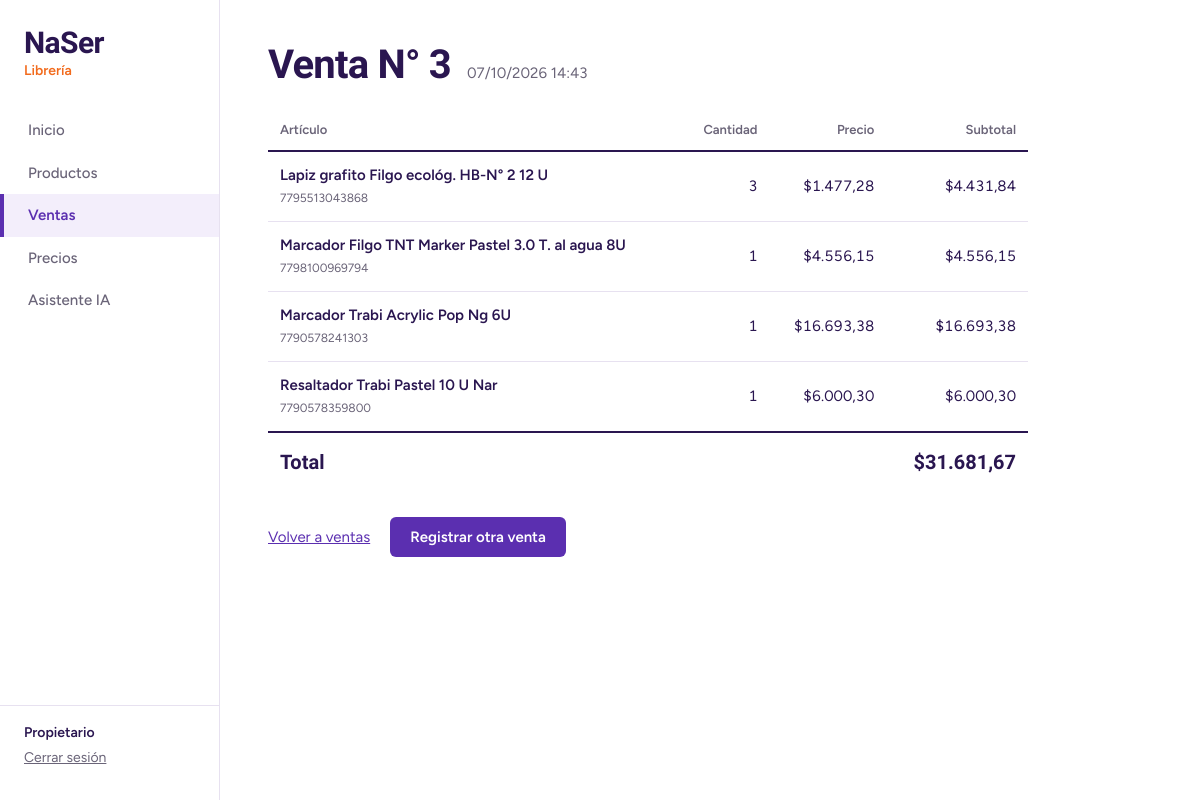
Page /ventas/ver?id=3 (signed in) on the committed database.
### tables this page shows
CREATE TABLE ventas (
  id INT AUTO_INCREMENT PRIMARY KEY,
  fecha DATETIME NOT NULL,
  total DECIMAL(12,2) NOT NULL,
  usuario_id INT NOT NULL,
  FOREIGN KEY (usuario_id) REFERENCES usuarios(id)
);

CREATE TABLE detalle_venta (
  id INT AUTO_INCREMENT PRIMARY KEY,
  venta_id INT NOT NULL,
  producto_id INT NOT NULL,
  cantidad INT NOT NULL,
  precio_unitario DECIMAL(12,2) NOT NULL,
  FOREIGN KEY (venta_id) REFERENCES ventas(id),
  FOREIGN KEY (producto_id) REFERENCES productos(id)
);

CREATE TABLE productos (
  id INT AUTO_INCREMENT PRIMARY KEY,
  codigo VARCHAR(20) NOT NULL UNIQUE,
  nombre VARCHAR(150) NOT NULL,
  rubro_id INT NOT NULL,
  precio_sin_iva DECIMAL(12,2) NOT NULL,
  precio_con_iva DECIMAL(12,2) NOT NULL,
  stock INT NOT NULL DEFAULT 0,
  stock_minimo INT NOT NULL DEFAULT 0,
  FOREIGN KEY (rubro_id) REFERENCES rubros(id)
);

### core/Controller.php (called while the page is built, shortened)
<?php
class Controller
{
    protected function vista(string $nombre, array $datos = []): void
    {
        require __DIR__ . '/../app/views/layout.php';
    }
}

### app/controllers/VentaController.php (called while the page is built, shortened)
<?php
class VentaController extends Controller
{
    public function ver(): void
    {
        $venta = Venta::buscar((int) ($_GET['id'] ?? 0));
        $this->vista('ventas/ver', [
            'titulo'  => 'Venta N° ' . $venta['id'],
            'seccion' => 'ventas',
            'venta'   => $venta,
            'detalle' => Venta::detalle((int) $venta['id']),
            'recien'  => isset($_GET['nueva']),
        ]);
    }
}

### public/index.php (called while the page is built, shortened)
<?php
spl_autoload_register(function ($clase) {
    foreach (['core', 'app/models', 'app/controllers'] as $carpeta) {
        $archivo = __DIR__ . "/../$carpeta/$clase.php";
        if (file_exists($archivo)) {
            return;
        }
    }
});
$rutas = [
    'GET /login'        => ['AuthController', 'formulario'],
    'POST /login'       => ['AuthController', 'ingresar'],
    'POST /logout'      => ['AuthController', 'salir'],
    'GET /'             => ['InicioController', 'index'],
    'GET /productos'    => ['ProductoController', 'index'],
    'GET /ventas'       => ['VentaController', 'index'],
    'GET /ventas/nueva' => ['VentaController', 'nueva'],
    'POST /ventas'      => ['VentaController', 'guardar'],
    'GET /ventas/ver'   => ['VentaController', 'ver'],
    'GET /precios'              => ['PrecioController', 'index'],
    'POST /precios/revisar'     => ['PrecioController', 'revisar'],
    'POST /precios/aplicar'     => ['PrecioController', 'aplicar'],
    'GET /api/precios/cambios'  => ['ApiController', 'cambiosDePrecios'],
    'GET /asistente'            => ['AsistenteController', 'index'],
    'POST /asistente/preguntar' => ['AsistenteController', 'preguntar'],
    'GET /api/productos'           => ['ApiController', 'productos'],
    'GET /api/productos/ver'       => ['ApiController', 'producto'],
    'GET /api/productos/reponer'   => ['ApiController', 'reponer'],
    'GET /api/ventas/resumen'      => ['ApiController', 'ventasResumen'],
    'GET /api/ventas/mas-vendidos' => ['ApiController', 'masVendidos'],
];
$metodo = $_SERVER['REQUEST_METHOD'];
$ruta = rtrim(parse_url($_SERVER['REQUEST_URI'], PHP_URL_PATH), '/') ?: '/';
$clave = "$metodo $ruta";
[$controlador, $accion] = $rutas[$clave];
(new $controlador())->$accion();

### core/Database.php (called while the page is built)
<?php
class Database
{
    private static ?PDO $conexion = null;
    public static function conectar(): PDO
    {
        if (self::$conexion === null) {
            $config = require __DIR__ . '/../config/config.php';
            $db = $config['db'];
            $dsn = "mysql:host={$db['host']};port={$db['port']};dbname={$db['name']};charset=utf8mb4";
            self::$conexion = new PDO($dsn, $db['user'], $db['pass'], [
                PDO::ATTR_ERRMODE => PDO::ERRMODE_EXCEPTION,
                PDO::ATTR_DEFAULT_FETCH_MODE => PDO::FETCH_ASSOC,
            ]);
        }
        return self::$conexion;
    }
}

### app/models/Venta.php (called while the page is built, shortened)
<?php
class Venta
{
    public static function buscar(int $id): ?array
    {
        $consulta = Database::conectar()->prepare('SELECT * FROM ventas WHERE id = :id');
        $consulta->execute(['id' => $id]);
        return $consulta->fetch() ?: null;
    }
    public static function detalle(int $ventaId): array
    {
        $sql = 'SELECT d.cantidad, d.precio_unitario, p.nombre, p.codigo
                FROM detalle_venta d
                JOIN productos p ON p.id = d.producto_id
                WHERE d.venta_id = :id
                ORDER BY p.nombre';
        $consulta = Database::conectar()->prepare($sql);
        $consulta->execute(['id' => $ventaId]);
        return $consulta->fetchAll();
    }
}

### app/views/ventas/ver.php (the view, shortened to what this page needs)
<header class="encabezado">
    <h1>Venta N° <?= $venta['id'] ?></h1>
    <p><?= date('d/m/Y H:i', strtotime($venta['fecha'])) ?></p>
</header>
<div class="tabla-marco angosta">
<table class="tabla">
    <thead>
        <tr>
            <th>Artículo</th>
            <th class="num">Cantidad</th>
            <th class="num">Precio</th>
            <th class="num">Subtotal</th>
        </tr>
    </thead>
    <tbody>
        <?php foreach ($detalle as $d): ?>
            <tr>
                <td>
                    <strong><?= htmlspecialchars($d['nombre']) ?></strong>
                    <span class="codigo"><?= htmlspecialchars($d['codigo']) ?></span>
                </td>
                <td class="num"><?= $d['cantidad'] ?></td>
                <td class="num">$<?= number_format($d['precio_unitario'], 2, ',', '.') ?></td>
                <td class="num">$<?= number_format($d['cantidad'] * $d['precio_unitario'], 2, ',', '.') ?></td>
            </tr>
        <?php endforeach; ?>
    </tbody>
    <tfoot>
        <tr>
            <td colspan="3">Total</td>
            <td class="num">$<?= number_format($venta['total'], 2, ',', '.') ?></td>
        </tr>
    </tfoot>
</table>
</div>
<p class="acciones"><a href="/ventas">Volver a ventas</a> <a class="boton" href="/ventas/nueva">Registrar otra venta</a></p>

### public/css/estilos.css (style rules this page uses)
:root { --tinta: #2a1650; --violeta: #5b2fb0; --lila: #f3eefb; --naranja: #f26b1d; --naranja-suave: #fff1e6; --gris: #6a6478; --linea: #e7e1f0; --titulos: "Bricolage Grotesque", "Trebuchet MS", sans-serif; --texto: "Figtree", system-ui, sans-serif; }
* { box-sizing: border-box; }
body { margin: 0; display: grid; grid-template-columns: 220px 1fr; min-height: 100vh; background: #fff; color: var(--tinta); font-family: var(--texto); font-size: 15px; line-height: 1.5; }
a { color: var(--violeta); }
h1 { font-family: var(--titulos); font-weight: 700; letter-spacing: -0.02em; line-height: 1.05; margin: 0; }
.encabezado { display: flex; align-items: baseline; gap: 16px; }
.encabezado h1 { font-size: 40px; }
.encabezado p { margin: 0; color: var(--gris); }
.tabla-marco { overflow-x: auto; }
.tabla { width: 100%; border-collapse: collapse; }
.tabla th { text-align: left; font-weight: 600; font-size: 13px; color: var(--gris); padding: 10px 12px; border-bottom: 2px solid var(--tinta); white-space: nowrap; }
.tabla td { padding: 12px; border-bottom: 1px solid var(--linea); vertical-align: middle; }
.tabla strong { font-weight: 600; display: block; }
.tabla .codigo { color: var(--gris); font-size: 12px; }
.tabla .num { text-align: right; font-variant-numeric: tabular-nums; white-space: nowrap; }
.boton { font: inherit; font-weight: 600; display: inline-block; padding: 9px 20px; background: var(--violeta); color: #fff; border: 0; border-radius: 6px; text-decoration: none; cursor: pointer; }
.encabezado { margin-bottom: 24px; }
.angosta { max-width: 760px; }
.tabla tfoot td { border-bottom: 0; border-top: 2px solid var(--tinta); font-family: var(--titulos); font-weight: 700; font-size: 20px; padding-top: 14px; }
.acciones { display: flex; align-items: center; gap: 20px; margin-top: 28px; }

### rows in the picture
ventas: id "3", fecha "07/10/2026 14:43", total "31.681,67"
detalle_venta: producto.nombre "Lapiz grafito Filgo ecológ. HB-N° 2 12 U", producto.codigo "7795513043868", cantidad "3", precio_unitario "1.477,28", $d['cantidad'] * $d['precio_unitario'] "4.431,84"
detalle_venta: producto.nombre "Marcador Filgo TNT Marker Pastel 3.0 T. al agua 8U", producto.codigo "7798100969794", cantidad "1", precio_unitario "4.556,15", $d['cantidad'] * $d['precio_unitario'] "4.556,15"
detalle_venta: producto.nombre "Marcador Trabi Acrylic Pop Ng 6U", producto.codigo "7790578241303", cantidad "1", precio_unitario "16.693,38", $d['cantidad'] * $d['precio_unitario'] "16.693,38"
detalle_venta: producto.nombre "Resaltador Trabi Pastel 10 U Nar", producto.codigo "7790578359800", cantidad "1", precio_unitario "6.000,30", $d['cantidad'] * $d['precio_unitario'] "6.000,30"

### other values in the picture
$menuTexto "Inicio"
$menuTexto "Productos"
$menuTexto "Ventas"
$menuTexto "Precios"
$menuTexto "Asistente IA"
$_SESSION['usuario']['nombre'] "Propietario"
